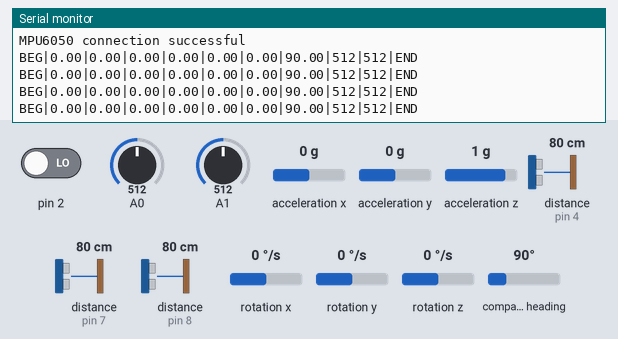
A sketch run on a simulated Arduino Mega 2560, built with avr-gcc and run on an emulated ATmega2560. Parts: the last lines printed to the serial monitor. Inputs (shaded band) come from the test bench; at power-on: acceleration x 0 g, distance to the obstacle (sensors on pin 4, pin 7, pin 8) 80 cm, A0 = 512, pin 2 LOW, A1 = 512, acceleration y 0 g, acceleration z 1 g, rotation x 0 °/s, rotation y 0 °/s, rotation z 0 °/s, compass heading 90°. The echo pulse lasts 58.3 µs per cm; the sensor or clock chip raises its interrupt line as the real part does.

Above: at 1.7 s.
1.8 s: acceleration x set to -1.4 g
At 2.51 s:
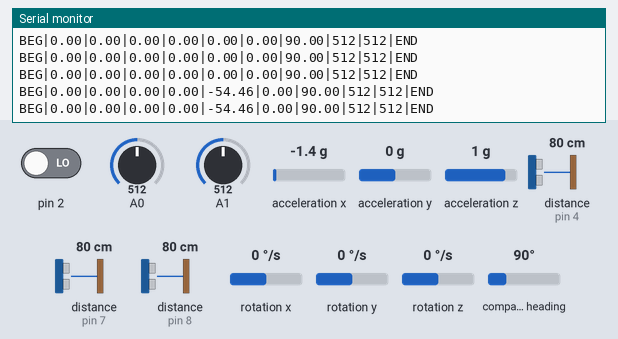
3.3 s: distance to the obstacle (sensor on pin 4) set to 35 cm
At 3.31 s:
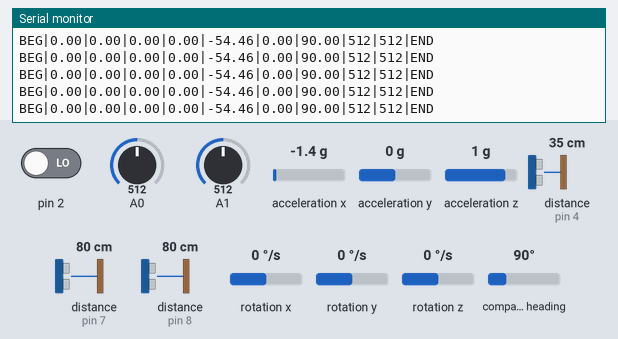
6.3 s: distance to the obstacle (sensor on pin 7) set to 2 cm
At 6.47 s:
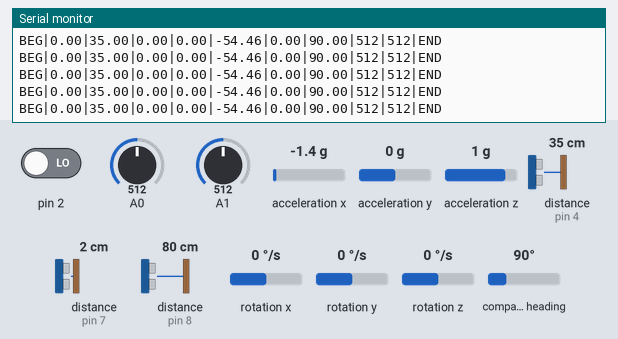
7.8 s: distance to the obstacle (sensor on pin 8) set to 2 cm
At 8.03 s:
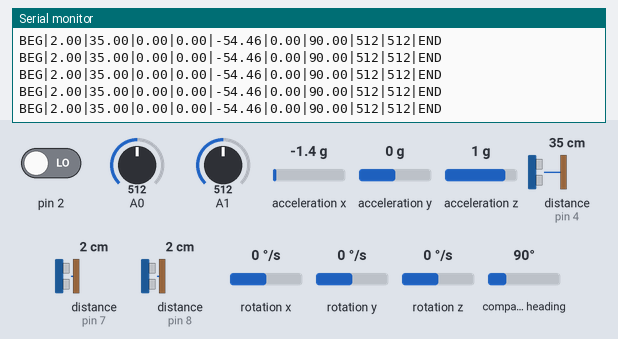
9.3 s: distance to the obstacle (sensor on pin 4) set to 2 cm
At 9.34 s:
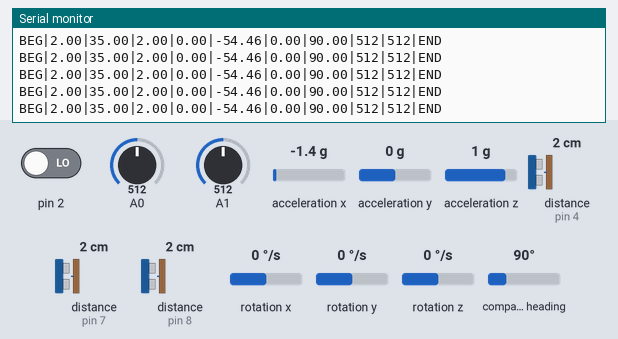
12.3 s: A0 set to 716
At 12.46 s:
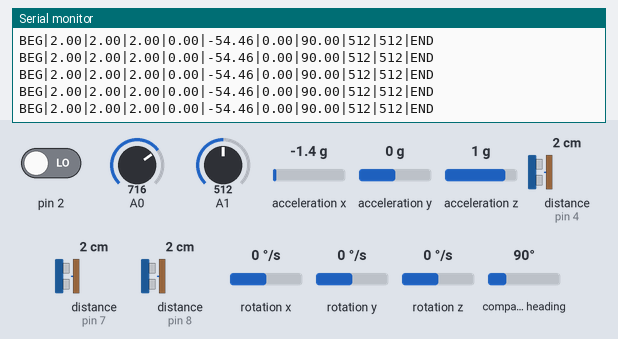
Timing chart, 0 to 14.8 s (numbered marks = the images above; inputs shaded):
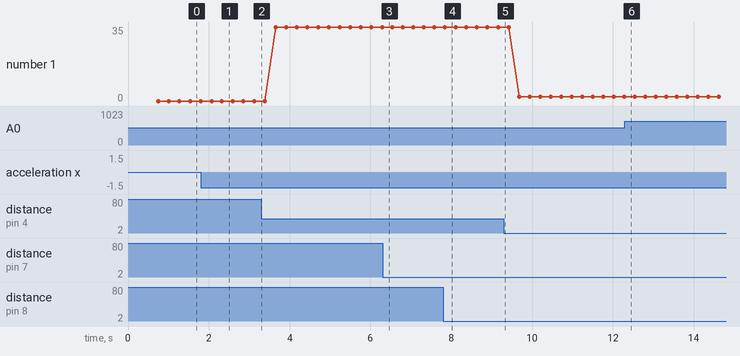

Measured:
- after the input at 1.8 s, the serial monitor: prints a new line after 0.27 s (image 1)
- plotted number 1: 0 → 35 after the input at 3.3 s

The sketch:

Arduino1.ino
```cpp
#include <NewPing.h>
#include <RunningMedian.h>
#include "Wire.h"
#include "I2Cdev.h"
#include "MPU6050_6Axis_MotionApps20.h"
#include "Adafruit_Sensor.h"
#include <Adafruit_HMC5883_U.h>

/*

Pinout das ligações do Arduino1
Arduino Redboard clone, Lisbom Mini Maker Faire edition

I2C:
A4
A5
2 (INT0) para o Interrupt do MPU6050

BATTERY monitor:
A0
A1

Distance sensors:
4
7
8

Sobram os pinos:

11
A3
A4
3
12
13
5
6
9
10

 */

/* -----------------------------------------------------------------------------------------------------------*/
#define SONAR_NUM      3 // Number or sensors.
#define MAX_DISTANCE  40 // Maximum distance (in cm) to ping.
#define PING_INTERVAL 33 // Milliseconds between sensor pings (29ms is about the min to avoid cross-sensor echo).

// Distance sensors
unsigned long pingTimer[SONAR_NUM]; // Holds the times when the next ping should happen for each sensor.
unsigned int cm[SONAR_NUM];         // Where the ping distances are stored.
uint8_t currentSensor = 0;          // Keeps track of which sensor is active.

// IMU stuff
MPU6050 mpu;

// MPU control/status vars
uint8_t mpuIntStatus;   // holds actual interrupt status byte from MPU
uint16_t packetSize;    // expected DMP packet size (default is 42 bytes)
uint16_t fifoCount;     // count of all bytes currently in FIFO
uint8_t fifoBuffer[64]; // FIFO storage buffer

// orientation/motion vars
Quaternion q;           // [w, x, y, z]         quaternion container
VectorFloat gravity;    // [x, y, z]            gravity vector
float ypr[3];           // [yaw, pitch, roll]   yaw/pitch/roll container and gravity vector

// mag stuff
/* Assign a unique ID to this sensor at the same time */
Adafruit_HMC5883_Unified mag = Adafruit_HMC5883_Unified(12345);
float headingDegrees;

// loop vars
unsigned long nextOutput = 0;       // when next update should occour
unsigned long loopMillies = 0;

// battery,
int bat1 = 0;
int bat2 = 0;

// INTERRUPT DETECTION ROUTINE
volatile bool mpuInterrupt = false;     // indicates whether MPU interrupt pin has gone high
void dmpDataReady() {
  mpuInterrupt = true;
}

// use one Running Median Object per sensor
RunningMedian sonar_Median[SONAR_NUM] = {     // Sensor medians object array.
  RunningMedian(3),
  RunningMedian(3),
  RunningMedian(3)
};

NewPing sonar[SONAR_NUM] = {    // Sensor object array.
  NewPing( 7, 7, MAX_DISTANCE), // going for single Arduino pin
  NewPing( 4, 4, MAX_DISTANCE), // as per https://code.google.com/p/arduino-new-ping/wiki/NewPing_Single_Pin_Sketch
  NewPing( 8, 8, MAX_DISTANCE)
};

void echoCheck() { // If ping received, set the sensor distance to array.
  if (sonar[currentSensor].check_timer())
    cm[currentSensor] = sonar[currentSensor].ping_result / US_ROUNDTRIP_CM;
}

void oneSensorCycle() { // Sensor ping cycle complete, do something with the results.
  for (uint8_t i = 0; i < SONAR_NUM; i++)
    sonar_Median[i].add(cm[i]);    // feed teh troll
}

void gyroOffsets() {
  // supply your own gyro offsets here, scaled for min sensitivity
  mpu.setXGyroOffset(220);
  mpu.setYGyroOffset(76);
  mpu.setZGyroOffset(-85);
  mpu.setZAccelOffset(1788); // 1688 factory default for my test chip
}

float rad2deg(float input) {
  return input * 180 / M_PI;
}

/* -----------------------------------------------------------------------------------------------------------*/
void setup() {

  //TODO should we REALLY need that much checking for I2C devices???


  // init serial port
  Serial.begin(19200);

  // Distance sensor setup
  pingTimer[0] = millis() + 75;           // First ping starts at 75ms, gives time for the Arduino to chill before starting.
  for (uint8_t i = 0; i < SONAR_NUM; i++) // Set the starting time for each sensor.
    pingTimer[i] = pingTimer[i - 1] + PING_INTERVAL;

  // Clear RA objects
  // TODO: JA Verificar se não tens que chamar o clear a partir do i=0 ?
  for (uint8_t i = 1; i < SONAR_NUM; i++) // Set the starting time for each sensor.
    sonar_Median[i].clear();

  // join I2C bus
  Wire.begin();

  // initialize device
  mpu.initialize();

  // verify connection
  if (mpu.testConnection()) {
    Serial.println("MPU6050 connection successful");
  } else {
    Serial.println("MPU6050 connection failed");
  }

  // make sure it worked (returns 0 if so)
  if (mpu.dmpInitialize() == 0) {
    // turn on the DMP, now that it's ready
    gyroOffsets();
    mpu.setDMPEnabled(true);

    // enable Arduino interrupt detection
    attachInterrupt(0, dmpDataReady, RISING);
    mpuIntStatus = mpu.getIntStatus();

    // get expected DMP packet size for later comparison
    packetSize = mpu.dmpGetFIFOPacketSize();
  } else {
    Serial.print("DMP Initialization failed");
  }

  // Initialise the sensor
  mag.begin();

  // next output
  nextOutput = millis() + 250;            // Let's get some samples into Average thing
}

/* -----------------------------------------------------------------------------------------------------------*/
void loop() {

  // Loop through all the sensors.
  for (uint8_t i = 0; i < SONAR_NUM; i++) {
    if (millis() >= pingTimer[i]) {         // Is it this sensor's time to ping?
      pingTimer[i] += PING_INTERVAL * SONAR_NUM;  // Set next time this sensor will be pinged.
      if (i == 0 && currentSensor == SONAR_NUM - 1)
        oneSensorCycle(); // Sensor ping cycle complete, do something with the results.
      sonar[currentSensor].timer_stop();          // Make sure previous timer is canceled before starting a new ping (insurance).
      currentSensor = i;                          // Sensor being accessed.
      cm[currentSensor] = 0;                      // Make distance zero in case there's no ping echo for this sensor.
      sonar[currentSensor].ping_timer(echoCheck); // Do the ping (processing continues, interrupt will call echoCheck to look for echo).
    }
  }

  // wait for MPU interrupt or extra packet(s) available
  while (!mpuInterrupt && fifoCount < packetSize) {
    // other program behavior stuff here
    // .
  }

  // reset interrupt flag and get INT_STATUS byte
  mpuInterrupt = false;
  mpuIntStatus = mpu.getIntStatus();

  // get current FIFO count
  fifoCount = mpu.getFIFOCount();

  // check for overflow (this should never happen unless our code is too inefficient)
  if ((mpuIntStatus & 0x10) || fifoCount == 1024) {
    // reset so we can continue cleanly
    mpu.resetFIFO();
    //Serial.println(F("FIFO overflow!"));

    // otherwise, check for DMP data ready interrupt (this should happen frequently)
  } else if (mpuIntStatus & 0x02) {
    // wait for correct available data length, should be a VERY short wait
    while (fifoCount < packetSize) fifoCount = mpu.getFIFOCount();

    // read a packet from FIFO
    mpu.getFIFOBytes(fifoBuffer, packetSize);

    // track FIFO count here in case there is > 1 packet available
    // (this lets us immediately read more without waiting for an interrupt)
    fifoCount -= packetSize;

    // display Euler angles in degrees
    mpu.dmpGetQuaternion(&q, fifoBuffer);
    mpu.dmpGetGravity(&gravity, &q);
    mpu.dmpGetYawPitchRoll(ypr, &q, &gravity);

  }

  /* Get a new sensor event */
  sensors_event_t event;
  mag.getEvent(&event);

  // Hold the module so that Z is pointing 'up' and you can measure the heading with x&y
  // Calculate heading when the magnetometer is level, then correct for signs of axis.
  float heading = atan2(event.magnetic.y, event.magnetic.x);

  // Correct for when signs are reversed.
  if (heading < 0)
    heading += 2 * PI;

  // Check for wrap due to addition of declination.
  if (heading > 2 * PI)
    heading -= 2 * PI;

  // Convert radians to degrees for readability.
  headingDegrees = rad2deg(heading);

  // read battery status
  bat1 = analogRead(A0);
  bat2 = analogRead(A1);

  // next code block will send the whole data packet as one to Raspi2 inner serial port
  // this will be the whole telemetry sensory thing
  if (millis() >= nextOutput) {         // Is it time?
    Serial.print("BEG|");
    for (uint8_t i = 0; i < SONAR_NUM; i++) {
      Serial.print(sonar_Median[i].getMedian());
      Serial.print("|");
    }
    Serial.print(rad2deg(ypr[0]));
    Serial.print("|");
    Serial.print(rad2deg(ypr[1]));
    Serial.print("|");
    Serial.print(rad2deg(ypr[2]));

    Serial.print("|");
    Serial.print(headingDegrees);
    Serial.print("|");
    Serial.print(bat1);
    Serial.print("|");
    Serial.print(bat2);

    Serial.println("|END");

    nextOutput = millis() + 250;
  }
}
```
